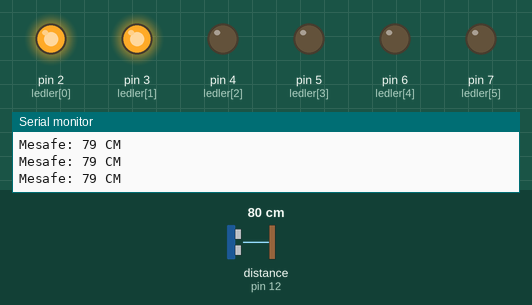
A sketch run on a simulated Arduino Uno, built with avr-gcc and run on an emulated ATmega328P. On the bench: output pins drawn as LEDs (lit = HIGH), the last lines printed to the serial monitor. Wiring (inferred from the names in the program): ultrasonic range finder: trigger pin 11; echo pin 12. Inputs (shaded band) come from the test bench; at power-on: distance to the obstacle (sensor on pin 12) 80 cm. The echo pulse lasts 58.3 µs per cm; pins used as bus, display or sensor lines are not drawn.

Above: at 1.2 s.
1.3 s: distance to the obstacle (sensor on pin 12) set to 66 cm
2.9 s: distance to the obstacle (sensor on pin 12) set to 57 cm
At 4.4 s:
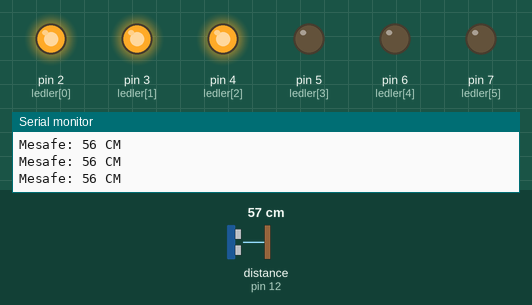
4.7 s: distance to the obstacle (sensor on pin 12) set to 45 cm
6.2 s: distance to the obstacle (sensor on pin 12) set to 38 cm
At 7.3 s:
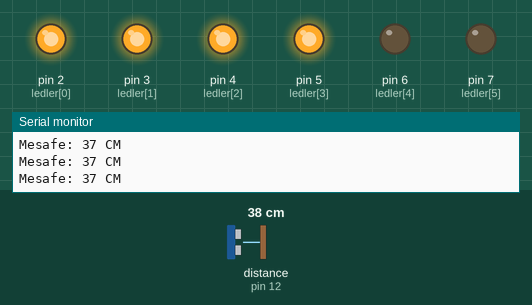
7.9 s: distance to the obstacle (sensor on pin 12) set to 23 cm
10.9 s: distance to the obstacle (sensor on pin 12) set to 19 cm
At 11.8 s:
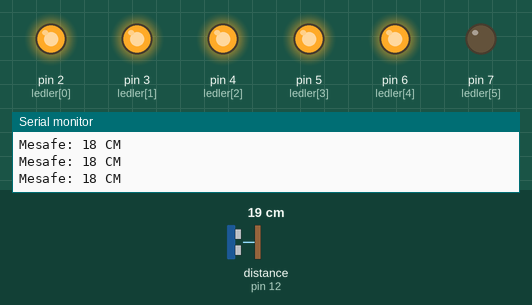
Timing chart, 0 to 13.8 s (numbered marks = the images above; inputs shaded):
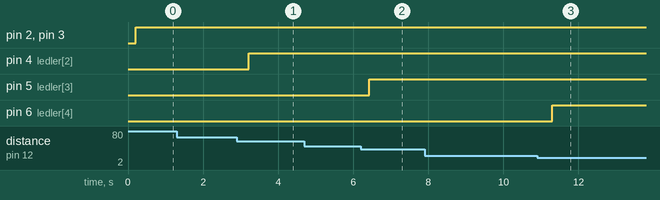

Measured:
- the behaviour switches between 61 and 60 cm on distance to the obstacle (sensor on pin 12) (found by bisection; images 0 and 1)
- the behaviour switches between 41 and 40 cm on distance to the obstacle (sensor on pin 12) (found by bisection; images 1 and 2)
- the behaviour switches between 21 and 20 cm on distance to the obstacle (sensor on pin 12) (found by bisection; images 2 and 3)
- after the input at 2.9 s, pin 4 (ledler[2]): LOW → HIGH after 0.32 s
- after the input at 6.2 s, pin 5 (ledler[3]): LOW → HIGH after 0.22 s
- after the input at 10.9 s, pin 6 (ledler[4]): LOW → HIGH after 0.41 s

The sketch:

Measurement_Ultrasonic.ino
```cpp
int trig_pin = 11;
int echo_pin = 12;
long sure, mesafe;
int ledler[] = {2,3,4,5,6,7};
int gecikme = 10;            // Delay

void setup() {
pinMode(trig_pin, OUTPUT);
pinMode(echo_pin, INPUT);
Serial.begin(9600);
for (int i;i<6;i++)
{
  pinMode(ledler[i],OUTPUT);      // Identifying LED ports
}
}

void loop() {
  mesafe = mesafe_algilama();
  if (mesafe<10)
  {
    sondur();
    for (int i=0; i<6;i++)
    {
      digitalWrite(ledler[i],HIGH);
    }
    delay(gecikme);
  }
  else if (mesafe<20)
  {
    sondur();
    for (int i=0; i<5;i++)
    {
      digitalWrite(ledler[i],HIGH);
    }
    delay(gecikme);
  }
  else if (mesafe<40)
  {
    sondur();
    for (int i=0; i<4;i++)
    {
      digitalWrite(ledler[i],HIGH);
    }
    delay(gecikme);
  }
  else if (mesafe<60)
  {
    sondur();
    for (int i=0; i<3;i++)
    {
      digitalWrite(ledler[i],HIGH);
    }
    delay(gecikme);
  }
  else if (mesafe<100)
  {
    sondur();
    for (int i=0; i<2;i++)
    {
      digitalWrite(ledler[i],HIGH);
    }
    delay(gecikme);
  }
  else if (mesafe<150)
  {
    sondur();
    for (int i=0; i<1;i++)
    {
      digitalWrite(ledler[i],HIGH);
    }
    delay(gecikme);
  }
  else if (mesafe<250)
  {
    sondur();
    Serial.println("Algilanmadi");
    delay(gecikme);
  }
}

int mesafe_algilama()          // Calculates how far away the object
{
digitalWrite(trig_pin,LOW);
  delayMicroseconds(2);
  digitalWrite(trig_pin, HIGH);
  delayMicroseconds(10);
  digitalWrite(trig_pin,LOW);
  sure = pulseIn(echo_pin, HIGH);    // Calculates time interval between the sounds out from the trigger and in to the echo
  mesafe = (sure/2)/29.154;          // To find the how far away, first we are getting half our time interval because in this interval the sound goes two times in same road.
  Serial.print("Mesafe: ");
  Serial.print(mesafe);
  Serial.println(" CM");
  delay(200);
  return mesafe;
}

void sondur()
{
  for (int i = 0; i<6; i++)
    {
      digitalWrite(ledler[i],LOW);
    }
}
```
